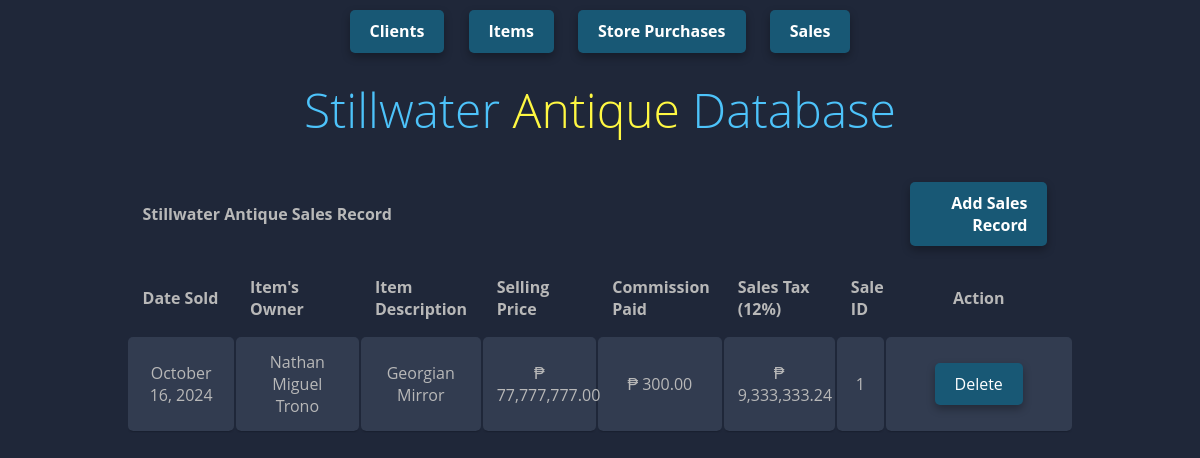
Page /htdocs/pt5_stillwaterDB/sales.php on the committed database.
### tables this page shows
CREATE TABLE `sales` (
  `saleID` bigint(20) unsigned NOT NULL AUTO_INCREMENT,
  `commissionPaid` bigint(20) DEFAULT NULL,
  `sellingPrice` bigint(20) NOT NULL,
  `salesTax` decimal(10,0) NOT NULL,
  `date_sold` date NOT NULL,
  `ClientNumber` bigint(20) unsigned DEFAULT NULL,
  `item_num` int(11) NOT NULL,
  PRIMARY KEY (`saleID`),
  KEY `AllClients_Sales` (`ClientNumber`),
  KEY `Items_Sales` (`item_num`),
  CONSTRAINT `sales_ibfk_11` FOREIGN KEY (`item_num`) REFERENCES `items` (`item_num`),
  CONSTRAINT `sales_ibfk_5` FOREIGN KEY (`ClientNumber`) REFERENCES `allclients` (`ClientNumber`)
);

### htdocs/pt5_stillwaterDB/sales.php (the view, shortened to what this page needs)
<?php
include("nav.php");
include("database.php");
$sql = "
    SELECT
        date_sold,
        sellingPrice,
        commissionPaid,
        saleID,
        ClientNumber,
        (SELECT givenName FROM allclients WHERE ClientNumber = sales.ClientNumber) AS givenName,
        (SELECT lastName FROM allclients WHERE ClientNumber = sales.ClientNumber) AS lastName,
        item_num,
        (SELECT description FROM items WHERE item_num = sales.item_num) AS description
    FROM sales
    ORDER BY date_sold ASC
";
$query = mysqli_query($conn, $sql);
?>
<!DOCTYPE html>
<html lang="en">
<head>
</head>
<link rel="stylesheet" href="css/style.css">
<body>
    <br><br>
    <h1><span class="blue"></span>Stillwater<span class="blue"></span> <span class="yellow">Antique</span> Database</h1>
    <table class="container">
        <thead>
            <tr>
                <th colspan="7">Stillwater Antique Sales Record</th>
                <th class="th"><a href="insert_s.php">Add Sales Record</a></th>
            </tr>
            <tr>
                <th>Date Sold</th>
                <th>Item's Owner</th>
                <th>Item Description</th>
                <th>Selling Price</th>
                <th>Commission Paid</th>
                <th>Sales Tax (12%)</th>
                <th>Sale ID</th>
                <th align="center">Action</th>
            </tr>
        </thead>
        <tbody align="center">
            <?php
            while ($result = mysqli_fetch_assoc($query)) {
                $saleID = $result['saleID'];
                $description = $result['description'];
                $lastName = $result['lastName'];
                $givenName = $result['givenName'];
                $sellingPrice = $result['sellingPrice'] !== null ? number_format($result['sellingPrice'], 2) : ' 0.00';
                $commission = $result['commissionPaid'] !== null ? number_format($result['commissionPaid'], 2) : ' 0.00';
                $salesTax = $result['sellingPrice'] !== null ? $result['sellingPrice'] * 0.12 : 0;
                $formatSalesTax = number_format($salesTax, 2);
                $dateSold = !empty($result['date_sold']) ? date("F d, Y", strtotime($result['date_sold'])) : '&nbsp;';
            ?>
                <tr>
                    <td><?php echo $dateSold; ?></td>
                    <td><?php echo $givenName . ' ' . $lastName; ?></td>
                    <td><?php echo $description; ?></td>
                    <td>₱ <?php echo $sellingPrice; ?></td>
                    <td>₱ <?php echo $commission; ?></td>
                    <td>₱ <?php echo $formatSalesTax; ?></td>
                    <td><?php echo $saleID; ?></td>
                    <td align="center" width="20%" class="td">
                        <a href='sales.php?action=delete&saleID=<?php echo $result["saleID"]; ?>' onclick="return confirm('Are you sure you want to delete this record?');">Delete</a>
                    </td>
                </tr>
            <?php } ?>
        </tbody>
    </table>
</body>
</html>

### htdocs/pt5_stillwaterDB/css/style.css (style rules this page uses)
.th { text-align: right; background-color: #1F2739; }
.th a { display: inline-block; padding: 10px 20px; margin: 0 10px; background-color: #185875; color: white; text-decoration: none; border-radius: 5px; box-shadow: 0 4px 8px rgba(0, 0, 0, 0.3); }
body { font-family: 'Open Sans', sans-serif; font-weight: 300; line-height: 1.42em; color:#b8b8b8; background-color:#1F2739; }
h1 { font-size: 3em; font-weight: 300; line-height: 1em; text-align: center; color: #4DC3FA; }
.yellow { color: #FFF842; }
.container td { border-radius: 5px; font-weight: normal; font-size: 1em; -webkit-box-shadow: 0 2px 2px -2px #0E1119; -moz-box-shadow: 0 2px 2px -2px #0E1119; box-shadow: 0 2px 2px -2px #0E1119; }
.container { text-align: left; width: 80%; margin: 0 auto; display: table; padding: 0 0 8em 0; }
.container td, .container th { padding-bottom: 1.5%; padding-top: 1.5%; padding-left: 1.5%; padding-right: 1.5%; }
.container tr:nth-child(odd) { background-color: #323C50; }
.container tr:nth-child(even) { background-color: #2C3446; }
.container th { background-color: #1F2739; }

### htdocs/pt5_stillwaterDB/sales.php (style rules this page uses)
.td a[href*="sales.php?action=delete"] { display: inline-block; padding: 10px 20px; margin: 0 10px; background-color: #185875; color: white; text-decoration: none; border-radius: 5px; box-shadow: 0 4px 8px rgba(0, 0, 0, 0.3); }

### rows in the picture
sales: date_sold "October 16, 2024", givenName "Nathan Miguel", lastName "Trono", description "Georgian Mirror", sellingPrice "77,777,777.00", commissionPaid "300.00", sellingPrice "9,333,333.24", saleID "1"
